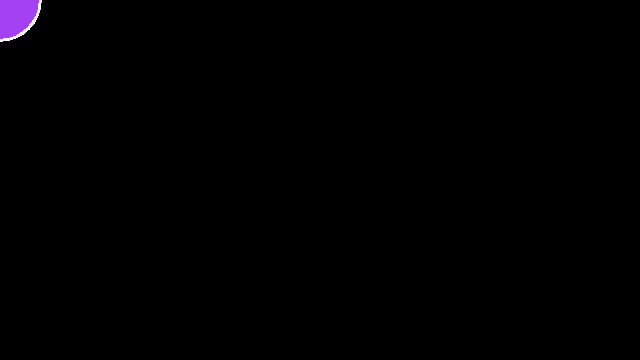
Frame 1 (no input)
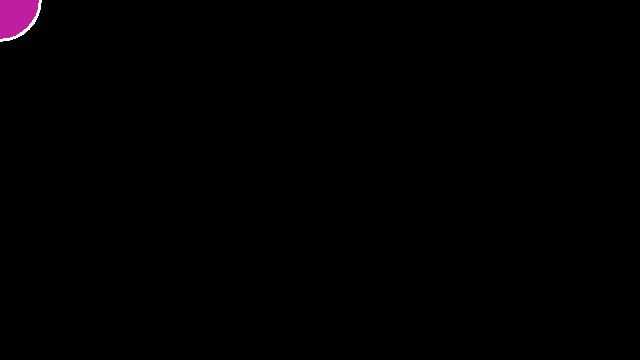
Frame 60 (the mouse pressed at the canvas centre just before this capture)
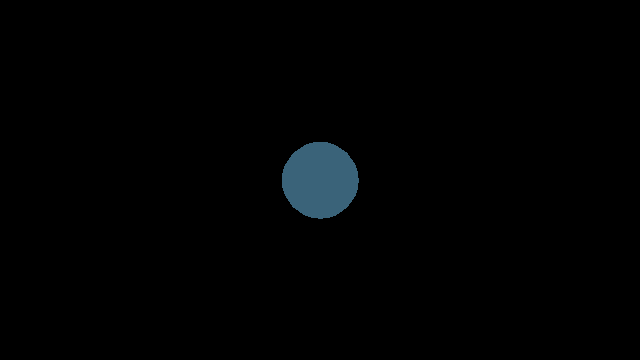
Frame 120 (the mouse held since frame 60 and released just before this capture)

The Processing sketch that drew these frames (run headless with seeded random() and noise(); from frame 60 on, the mouse is pressed at the canvas centre):

// Processing sketch: processing_160043
// ── processing_160043.pde

// mousePressed exercise
void setup() {
  size(640, 360);
  noSmooth();
  fill(126);
  
}

void draw() {
  background(0);
  if (mousePressed) {
    stroke(0);
  } else {
    stroke(255);
  }
  strokeWeight(3);
  fill(random(0,255), random(0,255), random(0, 255));
  ellipse(mouseX, mouseY, 80, 80);
  
}
